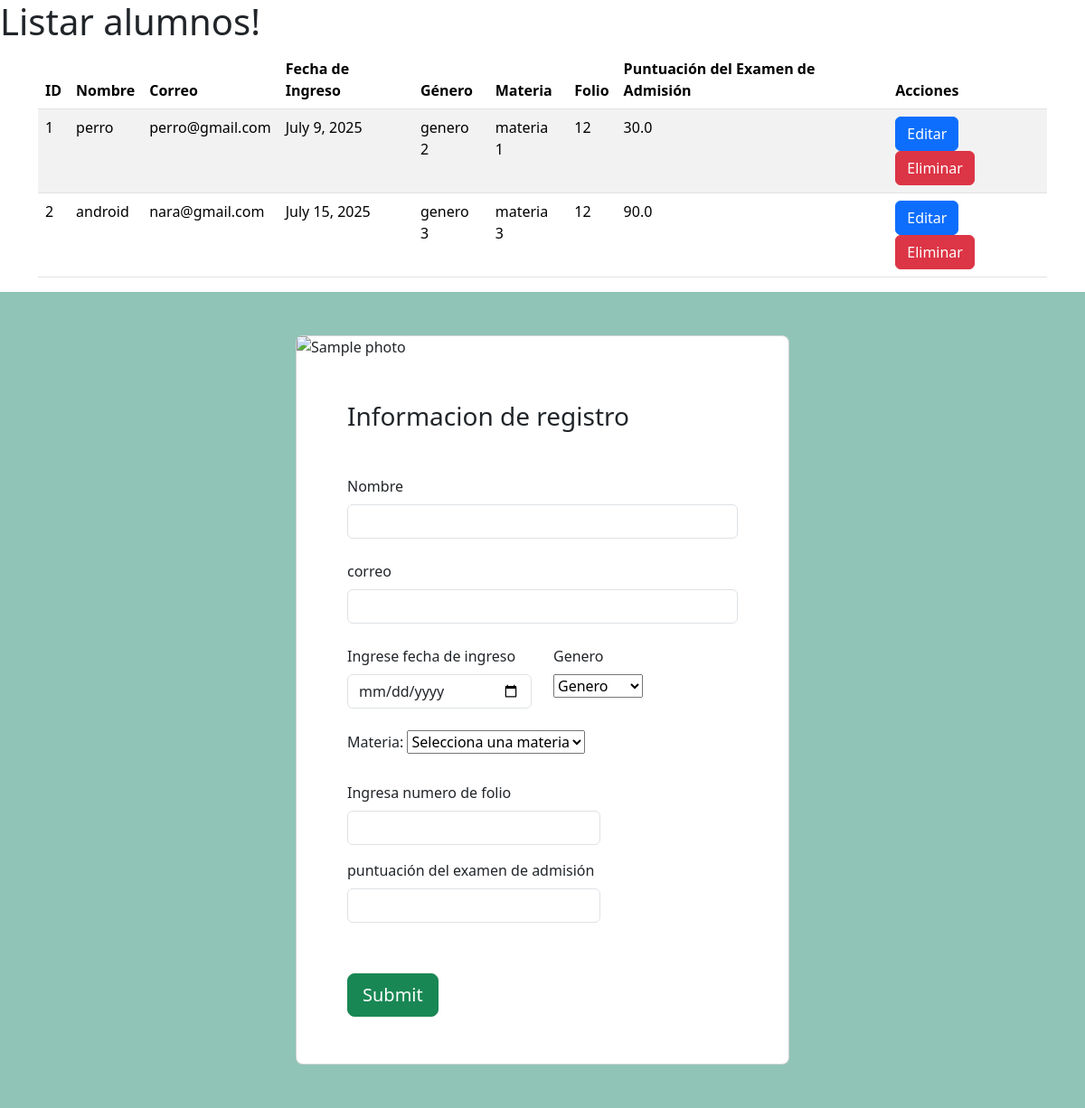
Screenshot of /listar_alumnos/ with the database file from the repository.
### frontend_cbtis/models.py (models this page shows)
class Alumno(models.Model):
    nombre = models.CharField(max_length=100)
    correo = models.EmailField()
    fecha_ingreso = models.DateField()
    genero=models.CharField(max_length=50)
    materia=models.CharField(max_length=50)
    folio = models.CharField(max_length=20)
    puntuacion_examen = models.FloatField()

### frontend_cbtis/views.py (the view)
# urls.py: path('listar_alumnos/', views.Mostrar_alumnos, name='listar_alumnos'),
def Mostrar_alumnos(request):
    alumnos = Alumno.objects.all()
    return render(request, 'frontend_cbtis/listar_alumnos.html', {'alumnos': alumnos})

### frontend_cbtis/templates/frontend_cbtis/listar_alumnos.html (shortened to what this page needs)
<!doctype html>
<html lang="en">
  <head>
    <link href="https://cdn.jsdelivr.net/npm/bootstrap@5.3.7/dist/css/bootstrap.min.css" rel="stylesheet">
  </head>
  <body>
    <h1>Listar alumnos!</h1>
    <div class="container">
      <div class="row">
        <div class="col-md-12">
            <table class="table table-striped">
                <thead>
                <tr>
                    <th scope="col">ID</th>
                    <th scope="col">Nombre</th>
                    <th scope="col">Correo</th>
                    <th scope="col">Fecha de Ingreso</th>
                    <th scope="col">Género</th>
                    <th scope="col">Materia</th>
                    <th scope="col">Folio</th>
                    <th scope="col">Puntuación del Examen de Admisión</th>
                    <th scope="col">Acciones</th>
                </tr>
                </thead>
                <tbody>
                {% for alumno in alumnos %}
                <tr>
                    <td>{{ alumno.id }}</td>
                    <td>{{ alumno.nombre }}</td>
                    <td>{{ alumno.correo }}</td>
                    <td>{{ alumno.fecha_ingreso }}</td>
                    <td>{{ alumno.genero }}</td>
                    <td>{{ alumno.materia }}</td>
                    <td>{{ alumno.folio }}</td>
                    <td>{{ alumno.puntuacion_examen }}</td>
                    <td>
                        <a href="#" class="btn btn-primary">Editar</a>
                        <a href="#" class="btn btn-danger">Eliminar</a>
                </tr>
                {% endfor %}
                </tbody>
            </table>
        </div>
      </div>
    </div>
    {% include "frontend_cbtis/frm_alum.html" %}
  </body>

### frontend_cbtis/templates/frontend_cbtis/frm_alum.html (shortened to what this page needs)
<section class="h-100 h-custom" style="background-color: #8fc4b7;">
  <div class="container py-5 h-100">
    <div class="row d-flex justify-content-center align-items-center h-100">
      <div class="col-lg-8 col-xl-6">
        <div class="card rounded-3">
          <img src="https://mdbcdn.b-cdn.net/img/Photos/new-templates/bootstrap-registration/img3.webp"
            class="w-100" style="border-top-left-radius: .3rem; border-top-right-radius: .3rem;"
            alt="Sample photo">
          <div class="card-body p-4 p-md-5">
            <h3 class="mb-4 pb-2 pb-md-0 mb-md-5 px-md-2">Informacion de registro</h3>
            <form action="." class="px-md-2" method="POST">
              <div data-mdb-input-init class="form-outline mb-4">
                 <label class="form-label" for="nombre">Nombre</label>
                <input name="nombre" type="text" id="nombre" class="form-control" required />
              </div>
                 <div data-mdb-input-init class="form-outline mb-4">
                 <label class="form-label" for="correo">correo</label>
                <input name="correo" type="email" id="correo" class="form-control" required />
              </div>
              <div class="row">
                <div class="col-md-6 mb-4">
                  <div data-mdb-input-init class="form-outline datepicker">
                    <label for="fecha" class="form-label">Ingrese fecha de ingreso</label>
                    <input name="fecha"type="date" class="form-control" id="fecha" required />
                  </div>
                </div>
                <div class="col-md-6 mb-4">
                    <label class="form-label" for="genero">Genero</label>
                    <br>
                  <select name='genero' class="select" required >
                    <option value="1" disable>Genero</option>
                  </select>
                </div>
              </div>
              <div class="mb-4">
                <label class="form-label" for="materia">Materia: </label>
                <select name="materia" class="select" required >
                    <option value="1" disable>Selecciona una materia</option>
                </select>
              </div>
              <div class="row mb-4 pb-2 pb-md-0 mb-md-5">
                <div class="col-md-8">
                  <div data-mdb-input-init class="form-outline">
                    <label class="form-label" for="folio">Ingresa numero de folio</label>
                    <input name="folio" type="text" id="folio" class="form-control" required  />
                  </div>
                    <div data-mdb-input-init class="form-outline pt-3 py-2">
                    <label class="form-label" for="folio2">puntuación del examen de admisión</label>
                    <input name="folio2" type="number" id="folio2" class="form-control" required  />
                  </div>
                </div>
              </div>
              <button type="submit" data-mdb-button-init data-mdb-ripple-init class="btn btn-success btn-lg mb-1">Submit</button>
            </form>
          </div>
        </div>
      </div>
    </div>
  </div>
</section>

### rows the page displays
Alumno: id "1", nombre "perro", correo "perro@gmail.com", fecha_ingreso "July 9, 2025", genero "genero 2", materia "materia 1", folio "12", puntuacion_examen "30.0"
Alumno: id "2", nombre "android", correo "nara@gmail.com", fecha_ingreso "July 15, 2025", genero "genero 3", materia "materia 3", folio "12", puntuacion_examen "90.0"
